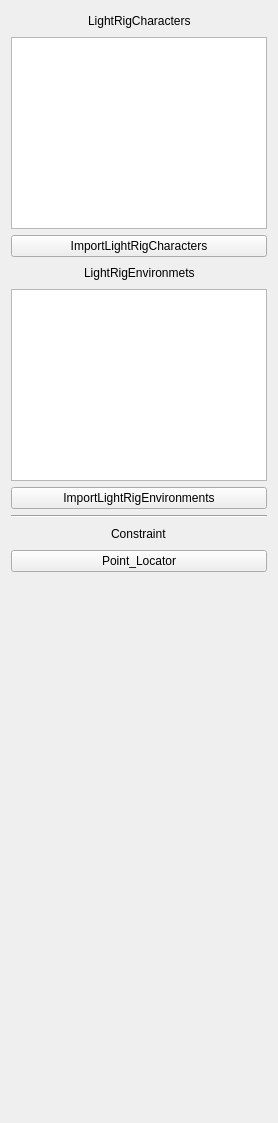
     <widget class="QWidget" name="tab_Lights">
      <attribute name="title">
       <string>Lights</string>
      </attribute>
      <layout class="QGridLayout" name="gridLayout_5">
       <item row="3" column="0">
        <layout class="QHBoxLayout" name="horizontalLayout_4">
         <property name="bottomMargin">
          <number>0</number>
         </property>
         <item>
          <spacer name="horizontalSpacer_4">
           <property name="orientation">
            <enum>Qt::Horizontal</enum>
           </property>
           <property name="sizeHint" stdset="0">
            <size>
             <width>40</width>
             <height>20</height>
            </size>
           </property>
          </spacer>
         </item>
         <item>
          <widget class="QLabel" name="label_4">
           <property name="toolTip">
            <string>Import LightRig</string>
           </property>
           <property name="text">
            <string>LightRigEnvironmets</string>
           </property>
          </widget>
         </item>
         <item>
          <spacer name="horizontalSpacer_5">
           <property name="orientation">
            <enum>Qt::Horizontal</enum>
           </property>
           <property name="sizeHint" stdset="0">
            <size>
             <width>40</width>
             <height>20</height>
            </size>
           </property>
          </spacer>
         </item>
        </layout>
       </item>
       <item row="1" column="0">
        <widget class="QListWidget" name="listWidget_LightRigCharacters"/>
       </item>
       <item row="4" column="0">
        <widget class="QListWidget" name="listWidget_LightRigEnvironment"/>
       </item>
       <item row="13" column="0">
        <widget class="Line" name="line_6">
         <property name="orientation">
          <enum>Qt::Horizontal</enum>
         </property>
        </widget>
       </item>
       <item row="15" column="0">
        <widget class="QPushButton" name="pushButton_LocatorConstraint">
         <property name="text">
          <string>Point_Locator</string>
         </property>
        </widget>
       </item>
       <item row="16" column="0">
        <spacer name="verticalSpacer_9">
         <property name="orientation">
          <enum>Qt::Vertical</enum>
         </property>
         <property name="sizeType">
          <enum>QSizePolicy::Preferred</enum>
         </property>
         <property name="sizeHint" stdset="0">
          <size>
           <width>20</width>
           <height>500</height>
          </size>
         </property>
        </spacer>
       </item>
       <item row="17" column="0">
        <spacer name="verticalSpacer">
         <property name="orientation">
          <enum>Qt::Vertical</enum>
         </property>
         <property name="sizeHint" stdset="0">
          <size>
           <width>20</width>
           <height>40</height>
          </size>
         </property>
        </spacer>
       </item>
       <item row="14" column="0">
        <layout class="QHBoxLayout" name="horizontalLayout_9">
         <property name="topMargin">
          <number>0</number>
         </property>
         <property name="bottomMargin">
          <number>0</number>
         </property>
         <item>
          <spacer name="horizontalSpacer_16">
           <property name="orientation">
            <enum>Qt::Horizontal</enum>
           </property>
           <property name="sizeHint" stdset="0">
            <size>
             <width>40</width>
             <height>20</height>
            </size>
           </property>
          </spacer>
         </item>
         <item>
          <widget class="QLabel" name="label_Display_3">
           <property name="toolTip">
            <string/>
           </property>
           <property name="text">
            <string>Constraint</string>
           </property>
          </widget>
         </item>
         <item>
          <spacer name="horizontalSpacer_17">
           <property name="orientation">
            <enum>Qt::Horizontal</enum>
           </property>
           <property name="sizeHint" stdset="0">
            <size>
             <width>40</width>
             <height>20</height>
            </size>
           </property>
          </spacer>
         </item>
        </layout>
       </item>
       <item row="0" column="0">
        <layout class="QHBoxLayout" name="horizontalLayout_2">
         <property name="bottomMargin">
          <number>0</number>
         </property>
         <item>
          <spacer name="horizontalSpacer_2">
           <property name="orientation">
            <enum>Qt::Horizontal</enum>
           </property>
           <property name="sizeHint" stdset="0">
            <size>
             <width>40</width>
             <height>20</height>
            </size>
           </property>
          </spacer>
         </item>
         <item>
          <widget class="QLabel" name="label_3">
           <property name="toolTip">
            <string>Import LightRig</string>
           </property>
           <property name="text">
            <string>LightRigCharacters</string>
           </property>
          </widget>
         </item>
         <item>
          <spacer name="horizontalSpacer_3">
           <property name="orientation">
            <enum>Qt::Horizontal</enum>
           </property>
           <property name="sizeHint" stdset="0">
            <size>
             <width>40</width>
             <height>20</height>
            </size>
           </property>
          </spacer>
         </item>
        </layout>
       </item>
       <item row="2" column="0">
        <widget class="QPushButton" name="pushButton_LightRigCharacters">
         <property name="text">
          <string>ImportLightRigCharacters</string>
         </property>
        </widget>
       </item>
       <item row="5" column="0">
        <widget class="QPushButton" name="pushButton_LightRigEnvironment">
         <property name="text">
          <string>ImportLightRigEnvironments</string>
         </property>
        </widget>
       </item>
      </layout>
     </widget>
